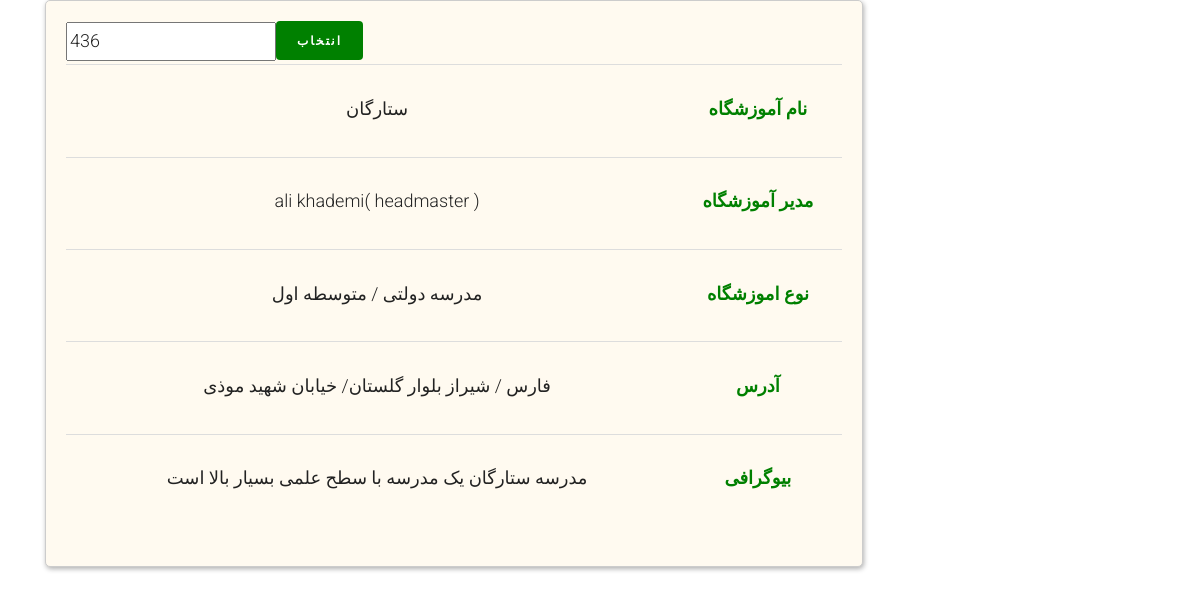
Page /application/venues/app/436/15 on the committed database.
### account/models.py (models this page shows, shortened)
class PublicPlace(models.Model):
    director = models.OneToOneField(User, on_delete=models.CASCADE)
    name = models.CharField(max_length=200, blank=True, null=True)
    type = models.ForeignKey(PublicPlaceType, on_delete=models.CASCADE,blank=True, null=True)
    province = models.ForeignKey(Province, on_delete=models.CASCADE)
    city = ChainedForeignKey(
        City, on_delete=models.CASCADE,
        chained_field="province",
        chained_model_field="province",
        show_all=False,
        auto_choose=True,
        sort=True)
    district= models.CharField(max_length=100, blank=True, null=True)
    address = models.CharField(max_length=300, blank=True, null=True)

class User(AbstractUser):
    mobile = models.CharField(max_length=20, null=True, blank=True, verbose_name='mobile')
    user_type = models.ForeignKey(UserType, on_delete=models.CASCADE, blank=True, null=True)
    email_active_code = models.CharField(max_length=100, null=True, blank=True, verbose_name='Email Activation code')
    mobile_verification_code = models.CharField(max_length=50, null=True, blank=True, default="")
    mobile_verified = models.BooleanField(default=False)

class UserType(models.Model):
    objects = None
    title = models.CharField(max_length=20)
    def __str__(self):
        return self.title

class PublicPlaceType(models.Model):
    title = models.CharField(max_length=30, unique=True)
    url_title = models.CharField(max_length=100, blank=True, null=True)
    def __str__(self):
        return self.title

class Province(models.Model):
    name = models.CharField(max_length=500)
    url_title = models.CharField(max_length=100, blank=True, null=True)
    is_active = models.BooleanField(default=False)
    def __str__(self):
        return self.name

class City(models.Model):
    name = models.CharField(max_length=500)
    url_title = models.CharField(max_length=100, blank=True, null=True)
    province = models.ForeignKey(Province, on_delete=models.CASCADE)
    is_active = models.BooleanField(default=False)
    slug = models.SlugField(max_length=500, blank=True, null=True)
    parent_city = models.ForeignKey("self", related_name="child_cities", null=True, blank=True,on_delete=models.CASCADE)
    def __str__(self):
        return self.name

### application/models.py (models this page shows)
class SchoolProfile(models.Model):
    school=models.OneToOneField(PublicPlace, on_delete=models.CASCADE)
    school_level = models.ForeignKey(EducationalLevel, on_delete=models.CASCADE, blank=True, null=True)
    educational_district = models.CharField(max_length=2, blank=True, null=True)
    short_description = models.TextField(blank=True, null=True)

class EducationalLevel(models.Model):
    edu_level = models.CharField(max_length=20, unique=True, verbose_name="دوره آموزشی")
    url_title = models.CharField(max_length=200, blank=True, null=True)
    is_active = models.BooleanField(default=True)
    def __str__(self):
        return self.edu_level

### application/views.py (the view)
# urls.py: path('venues/app/<int:app>/<int:pk>', views.PublicPlaceDetailView.as_view(), name='publicplace_detail_with_app'),
class PublicPlaceDetailView(DetailView):
    template_name = 'application/publicplace_detail.html'
    model = PublicPlace
    def get_context_data(self, *,object_list=None, **kwargs):
        context = super(PublicPlaceDetailView,self).get_context_data()
        context["schools"]=PublicPlace.objects.filter(type__title__contains="مدرسه")
        context['app'] = self.kwargs.get('app')
        current_user = self.request.user
        inactive_app =Application.objects.filter(applicant_id=current_user.id, is_active=False).first()
        if inactive_app is not None:
            context['inactive_app_num']=inactive_app.id
        return context

### application/templates/application/publicplace_detail.html (shortened to what this page needs)
{% extends 'shared/_layout.html' %}
{% load render_partial %}
{% block content %}
<div class="container">
	<div class="row">
		<div class="col-sm-9">
			<div class="container-fluid">
				<div class="main-block">
					<table class="table table-condensed" style="border-bottom: 1px ; text-align: center">
						<tbody>
						{% if publicplace.name %}
						<tr>
							<td>
							</td>
							<td>
								<p style="text-align: center">{{ publicplace.name }} </p>
							</td>
							<td>
								<label style="color: green"> نام آموزشگاه  </label>
							</td>
						</tr>
						{% endif %}
						{% if publicplace.director %}
						<tr>
							<td>
							</td>
							<td>
								<p style="text-align: center">{{ publicplace.director.first_name }}  {{publicplace.director.last_name}}( {{publicplace.director.user_type}} )</p>
							</td>
							<td>
								<label style="color: green"> مدیر آموزشگاه  </label>
							</td>
						</tr>
						{% endif %}
						{% if publicplace.type %}
							{% if publicplace in schools %}
						<tr>
							<td>
							</td>
							<td>
								<p style="text-align: center"> {{publicplace.type}} / {{publicplace.schoolprofile.school_level}}
							</td>
							<td>
								</br><label style="color: green"> نوع اموزشگاه </label>
							</td>
						</tr>
						{% endif %}
						{% endif %}
						{% if publicplace.province %}
						<tr>
							<td>
							</td>
							<td>
								<p style="text-align: center">{{ publicplace.province }} / {{publicplace.city}} {{publicplace.district}}/ {{publicplace.address}}</p>
							</td>
							<td>
								<label style="color: green"> آدرس </label>
							</td>
						</tr>
						{% endif %}
						{% if publicplace in schools %}
						<tr>
							<td>
							</td>
							<td>
								<p style="text-align: center">{{ publicplace.schoolprofile.short_description }}</p>
							</td>
							<td>
								<label style="color: green"> بیوگرافی </label>
							</td>
						</tr>
						{% endif %}
						{% if inactive_app_num == app %}
						<input type="number" value="{{app}}" id="application-number">
						<a href="{% url 'complete_application_page' %}" onclick="addVenueToApplication({{ publicplace.id }})" class="btn btn-fefault cart" style="background-color: green; color: white">  انتخاب </a>
						{% else %}
						<input type="number" value="{{app}}" id="application-number">
						<a href="{% url 'edit_active_application' application_id=app %}" onclick="addVenueToApplication({{ publicplace.id }})" class="btn btn-fefault cart" style="background-color: green; color: white">  انتخاب </a>
							{% endif %}
						</tbody>
					</table>
				</div>
			</div>
		</div>
	</div>
</div>
{% endblock %}

### static/css/style.css (style rules this page uses)
html { background: #fff; }
body { font-family: "Roboto", arial, sans-serif; font-size: 18px; font-weight: 300; line-height: 1.8; color: #222; background: #fff; }
a { color: #f7c873; -webkit-transition: 0.5s; -o-transition: 0.5s; transition: 0.5s; }
.main-block { padding: 20px; margin: auto; border-radius: 5px; border: solid 1px #ccc; box-shadow: 1px 2px 5px rgba(0,0,0,.31); background: floralwhite; }
p { margin-bottom: 30px; }
.btn { margin-right: 4px; margin-bottom: 4px; font-family: "Playfair Display", times, serif; font-size: 12px; letter-spacing: 2px; text-transform: uppercase; font-weight: 700; -webkit-border-radius: 4px; -moz-border-radius: 4px; -ms-border-radius: 4px; border-radius: 4px; -webkit-transition: 0.5s; -o-transition: 0.5s; transition: 0.5s; }

### rows in the picture
PublicPlace: name "ستارگان", director.first_name "ali", director.last_name "khademi", director.user_type "headmaster", type "مدرسه دولتی", schoolprofile.school_level "متوسطه اول", province "فارس", city "شیراز", district "بلوار گلستان", address "خیابان شهید موذی", schoolprofile.short_description "مدرسه ستارگان یک مدرسه با سطح علمی بسیار بالا است"
